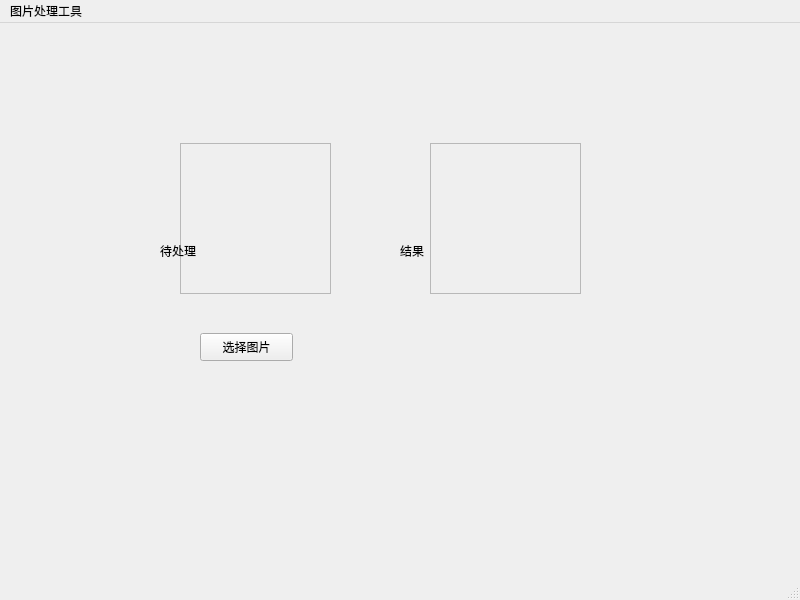
<?xml version="1.0" encoding="UTF-8"?>
<ui version="4.0">
 <class>UI_Formawin4</class>
 <widget class="QMainWindow" name="UI_Formawin4">
  <property name="geometry">
   <rect>
    <x>0</x>
    <y>0</y>
    <width>800</width>
    <height>600</height>
   </rect>
  </property>
  <property name="windowTitle">
   <string>MainWindow</string>
  </property>
  <widget class="QWidget" name="centralwidget">
   <widget class="QFrame" name="frame">
    <property name="geometry">
     <rect>
      <x>180</x>
      <y>120</y>
      <width>151</width>
      <height>151</height>
     </rect>
    </property>
    <property name="frameShape">
     <enum>QFrame::StyledPanel</enum>
    </property>
    <property name="frameShadow">
     <enum>QFrame::Raised</enum>
    </property>
   </widget>
   <widget class="QFrame" name="frame_2">
    <property name="geometry">
     <rect>
      <x>430</x>
      <y>120</y>
      <width>151</width>
      <height>151</height>
     </rect>
    </property>
    <property name="frameShape">
     <enum>QFrame::StyledPanel</enum>
    </property>
    <property name="frameShadow">
     <enum>QFrame::Raised</enum>
    </property>
   </widget>
   <widget class="QLabel" name="label">
    <property name="geometry">
     <rect>
      <x>160</x>
      <y>220</y>
      <width>72</width>
      <height>15</height>
     </rect>
    </property>
    <property name="text">
     <string>待处理</string>
    </property>
   </widget>
   <widget class="QLabel" name="label_2">
    <property name="geometry">
     <rect>
      <x>400</x>
      <y>220</y>
      <width>72</width>
      <height>15</height>
     </rect>
    </property>
    <property name="text">
     <string>结果</string>
    </property>
   </widget>
   <widget class="QPushButton" name="pushButton">
    <property name="geometry">
     <rect>
      <x>200</x>
      <y>310</y>
      <width>93</width>
      <height>28</height>
     </rect>
    </property>
    <property name="text">
     <string>选择图片</string>
    </property>
   </widget>
  </widget>
  <widget class="QMenuBar" name="menubar">
   <property name="geometry">
    <rect>
     <x>0</x>
     <y>0</y>
     <width>800</width>
     <height>26</height>
    </rect>
   </property>
   <widget class="QMenu" name="menu">
    <property name="title">
     <string>图片处理工具</string>
    </property>
   </widget>
   <addaction name="menu"/>
  </widget>
  <widget class="QStatusBar" name="statusbar"/>
 </widget>
 <resources/>
 <connections/>
</ui>
